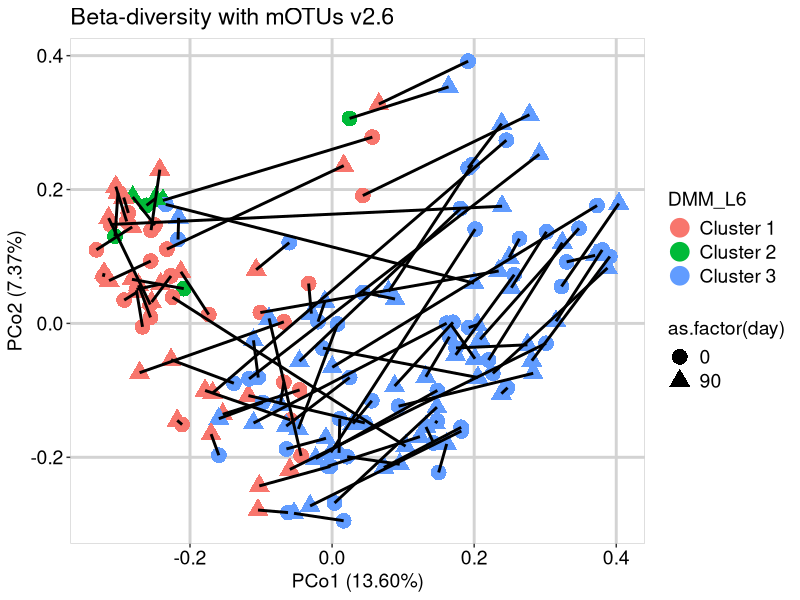
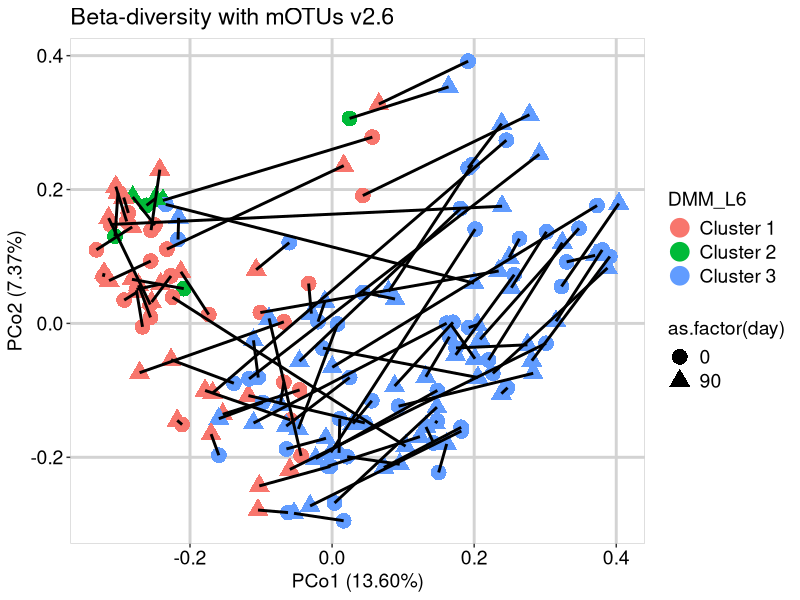

Write the R code that produced these figures, in order.

#Set working directory

mydata <- read.csv("pcoa_bray-curtis_4ggplot.csv", check.names = FALSE, sep = ",")
row.names(mydata) <- mydata$SampleID
mydata <- mydata[,-1]
mydata_df <- as.data.frame(mydata)
library(ggplot2)


fill_color_custom <- c("red1", "blue", "darkgreen", "black",  "blueviolet", "brown", "burlywood", "cadetblue1",
                       "chartreuse", "chocolate",  "darkslateblue", "deeppink1",
                       "dimgray", "gold1", "lightslateblue", "mediumvioletred",  
                       "seagreen2", "slategrey")


ggplot(mydata_df, aes(x=PCo1, y=PCo2, shape = as.factor(day), color = DMM_L6)) +
  #scale_colour_manual(values=fill_color_custom) + 
  geom_point(size=5, alpha = 1) +
  geom_line(aes(group = subject), color = "black", size = 1, alpha = 1,
            #arrow = arrow(length=unit(0.3,"cm"), ends="last", type = "closed")
            ) +
  labs(x = "PCo1 (13.60%)", y = "PCo2 (7.37%)",
       title = "Beta-diversity with mOTUs v2.6") +
  theme(title=element_text(size=14, colour = 'black')) +
  theme(axis.text=element_text(size=14, colour = 'black'),
        axis.title=element_text(size=14, colour = 'black')) +
  theme(legend.text=element_text(size=14),
        legend.title=element_text(size=14),
        legend.position = "right",
        legend.key=element_blank()) + #remove grey background
  theme(panel.background = element_rect(fill = 'white', colour = 'lightgray'),
        panel.grid.major = element_line(size = 1, linetype = 'solid', colour = "lightgray"),
        panel.grid.minor = element_blank()) +
  guides(color = guide_legend(override.aes = list(size = 4, stroke = 2))) +
  #facet_wrap( ~ host_diet, ncol = 2) +
  #facet_grid(host_subject_id ~ host_diet) +
  theme(strip.text = element_text(size = 14, color="black"))

ggsave("pcoa_bray-curtis.eps", device=cairo_ps)



